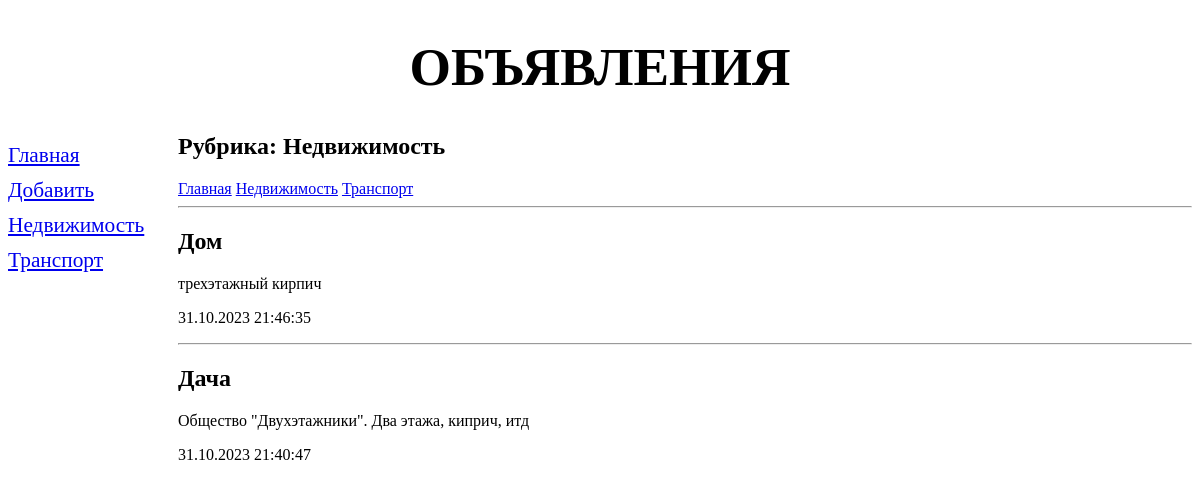
Page /bboard/1/ on the earlier database version.
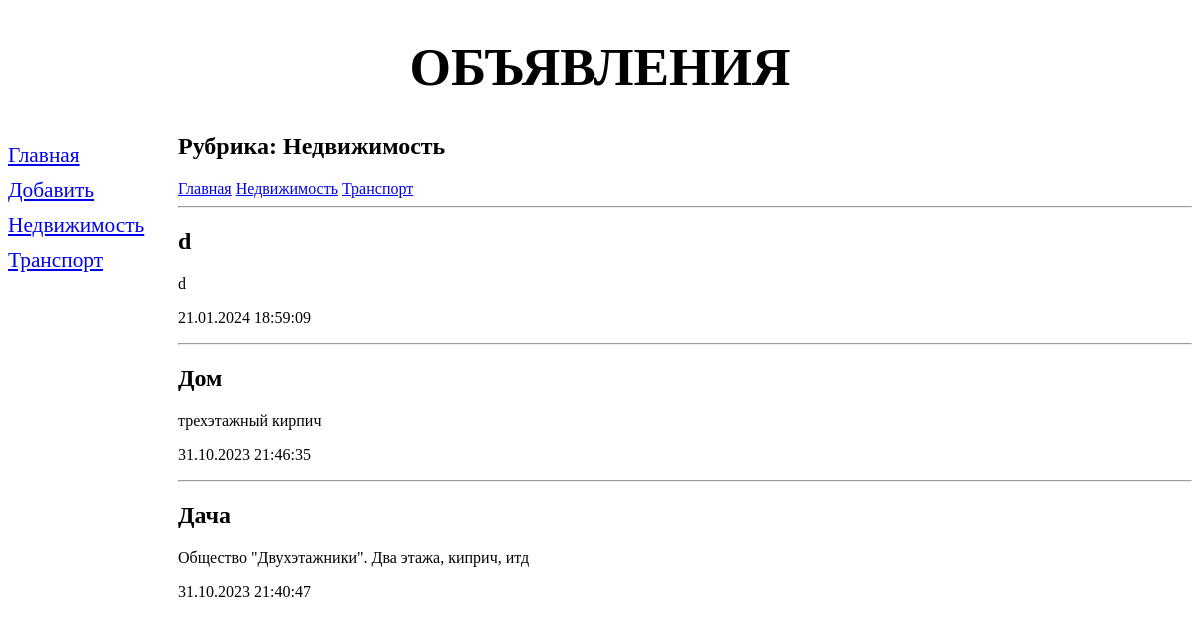
Same page on the later database version.
### bboard/models.py (models this page shows, shortened)
class Rubric(models.Model):
    name = models.CharField(max_length=20, db_index=True, verbose_name='Название')
    class Meta:
        verbose_name_plural = 'Рубрики'
        verbose_name = 'Рубрика'
        ordering = ['name']

class Bd(models.Model):
    title = models.CharField(max_length=50, verbose_name="Товар")
    rubric = models.ForeignKey('Rubric', null=True, on_delete=models.PROTECT, verbose_name="Рубрика")
    content = models.TextField(null=True, blank=True, verbose_name="Описание")
    price = models.FloatField(null=True, blank=True, verbose_name="Цена")
    published = models.DateTimeField(auto_now_add=True, db_index=True, verbose_name="Опубликовано")
    class Meta:
        verbose_name_plural = 'Объявления'
        verbose_name = 'Объявление'
        ordering = ['-published']

### bboard/views.py (the view)
# urls.py: path('<int:rubric_id>/', by_rubric, name='by_rubric'),  # параметризованный маршрут
def by_rubric(request, rubric_id):
    bbs = Bd.objects.filter(rubric=rubric_id)
    rubrics = Rubric.objects.all()
    current_rubric = Rubric.objects.get(pk=rubric_id)
    content = {'bbs': bbs, 'rubrics': rubrics, 'current_rubric': current_rubric}
    return render(request, 'bboard/by_rubric.html', content)

### bboard/templates/bboard/by_rubric.html (shortened to what this page needs)
{% extends "layout/basic.html" %}
{% block content %}
<h2>Рубрика: {{ current_rubric.name }}</h2>
<div>
    <a href="{% url 'index' %}">Главная</a>
    {% for rubric in rubrics %}
    <a href="{% url 'by_rubric' rubric.pk %}">{{rubric.name}}</a>
    {% endfor %}
</div>
{% for bb in bbs %}
<div>
    <hr>
    <h2>{{bb.title}}</h2>
    <p>{{bb.content}}</p>
    <p>{{bb.published| date:"d.m.Y H:i:s"}}</p>
</div>
{% endfor %}
{% endblock %}

### bboard/templates/layout/basic.html (shortened to what this page needs)
<!DOCTYPE html>
{% load static %}
<html lang="en">
<head>
    <link rel="stylesheet" type="text/css" href="{% static 'bboard/css/style.css' %}">
</head>
<body>
<header>
    <h1>Объявления</h1>
</header>
<nav>
    <a href="{% url 'index' %}">Главная</a>
    <a href="{% url 'add' %}">Добавить</a>
    {% for rubric in rubrics %}
    <a href="{% url 'by_rubric' rubric.pk %}">{{ rubric.name }}</a>
    {% endfor %}
</nav>
<section>
    {% block content %}
    {% endblock %}
</section>
</body>
</html>

Differences in the rows shown:
added Bd: title "d", content "d", published "21.01.2024 18:59:09"
